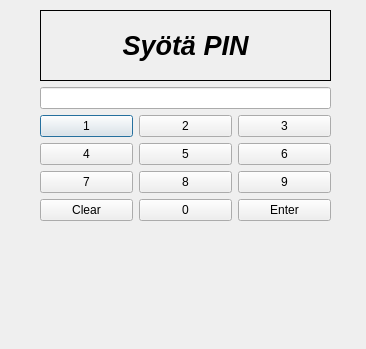
<?xml version="1.0" encoding="UTF-8"?>
<ui version="4.0">
 <class>pinUI</class>
 <widget class="QDialog" name="pinUI">
  <property name="geometry">
   <rect>
    <x>0</x>
    <y>0</y>
    <width>366</width>
    <height>349</height>
   </rect>
  </property>
  <property name="windowTitle">
   <string>Dialog</string>
  </property>
  <widget class="QWidget" name="layoutWidget">
   <property name="geometry">
    <rect>
     <x>40</x>
     <y>10</y>
     <width>291</width>
     <height>211</height>
    </rect>
   </property>
   <layout class="QGridLayout" name="gridLayout">
    <item row="0" column="0" colspan="3">
     <widget class="QLabel" name="label">
      <property name="font">
       <font>
        <pointsize>20</pointsize>
        <italic>true</italic>
        <bold>true</bold>
       </font>
      </property>
      <property name="frameShape">
       <enum>QFrame::Box</enum>
      </property>
      <property name="text">
       <string>Syötä PIN</string>
      </property>
      <property name="alignment">
       <set>Qt::AlignCenter</set>
      </property>
     </widget>
    </item>
    <item row="1" column="0" colspan="3">
     <widget class="QLineEdit" name="lineEdit"/>
    </item>
    <item row="2" column="0">
     <widget class="QPushButton" name="btn_1">
      <property name="text">
       <string>1</string>
      </property>
     </widget>
    </item>
    <item row="2" column="1">
     <widget class="QPushButton" name="btn_2">
      <property name="text">
       <string>2</string>
      </property>
     </widget>
    </item>
    <item row="2" column="2">
     <widget class="QPushButton" name="btn_3">
      <property name="text">
       <string>3</string>
      </property>
     </widget>
    </item>
    <item row="3" column="0">
     <widget class="QPushButton" name="btn_4">
      <property name="text">
       <string>4</string>
      </property>
     </widget>
    </item>
    <item row="3" column="1">
     <widget class="QPushButton" name="btn_5">
      <property name="text">
       <string>5</string>
      </property>
     </widget>
    </item>
    <item row="3" column="2">
     <widget class="QPushButton" name="btn_6">
      <property name="text">
       <string>6</string>
      </property>
     </widget>
    </item>
    <item row="4" column="0">
     <widget class="QPushButton" name="btn_7">
      <property name="text">
       <string>7</string>
      </property>
     </widget>
    </item>
    <item row="4" column="1">
     <widget class="QPushButton" name="btn_8">
      <property name="text">
       <string>8</string>
      </property>
     </widget>
    </item>
    <item row="4" column="2">
     <widget class="QPushButton" name="btn_9">
      <property name="text">
       <string>9</string>
      </property>
     </widget>
    </item>
    <item row="5" column="0">
     <widget class="QPushButton" name="btn_clear">
      <property name="text">
       <string>Clear</string>
      </property>
     </widget>
    </item>
    <item row="5" column="1">
     <widget class="QPushButton" name="btn_0">
      <property name="text">
       <string>0</string>
      </property>
     </widget>
    </item>
    <item row="5" column="2">
     <widget class="QPushButton" name="pushButton">
      <property name="text">
       <string>Enter</string>
      </property>
     </widget>
    </item>
   </layout>
  </widget>
 </widget>
 <resources/>
 <connections/>
</ui>
